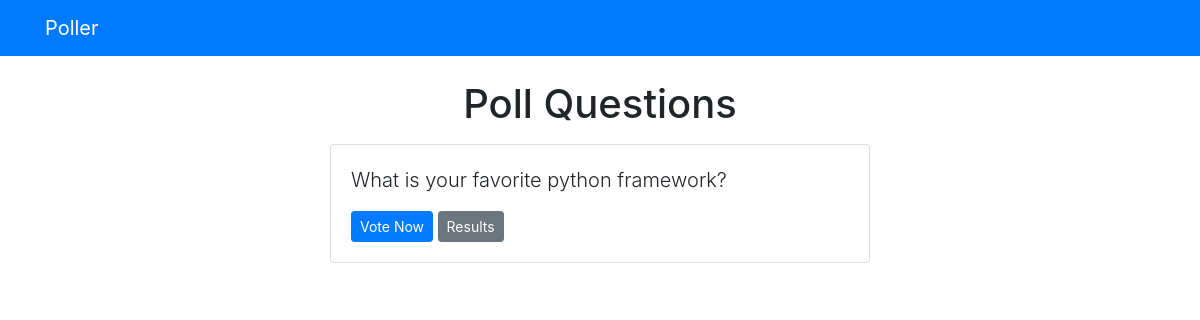
/polls/, run on an earlier commit of the app's database.
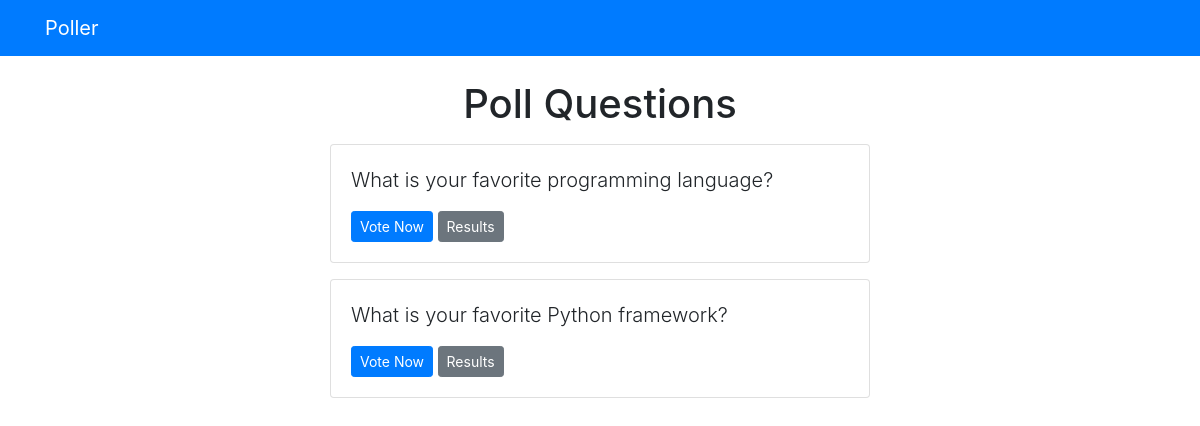
And on a later commit of the database.
### polls/models.py (models this page shows, shortened)
class Question(models.Model):
    question_text = models.CharField(max_length=200)
    pub_date = models.DateTimeField('date published')

### polls/views.py (the view)
# urls.py: path('', views.index, name='index'),
def index(request):
    latest_question_list = Question.objects.order_by('-pub_date')[:5]
    context = {'latest_question_list': latest_question_list}
    return render(request, 'polls/index.html', context)

### templates/polls/index.html
{% extends 'base.html' %}
{% block content %}
    <h1 class="text-center mb-3">Poll Questions</h1>
    {% if latest_question_list %}
        {% for question in latest_question_list %}
            <div class="card mb-3">
                <div class="card-body">
                <p class="lead">{{ question.question_text }}</p>
                <a href="{% url 'polls:detail' question.id %}" class="btn btn-primary btn-sm">Vote Now</a>
                <a href="{% url 'polls:results' question.id %}" class="btn btn-secondary btn-sm">Results</a>
                </div>
            </div>
        {% endfor %}
    {% else %}
        <p>No Polls Available<p>
    {% endif %}
{% endblock %}

What changed in the data, as far as the page shows it:
added Question: question_text "What is your favorite programming language?"
changed Question: question_text "What is your favorite python framework?" → "What is your favorite Python framework?"
